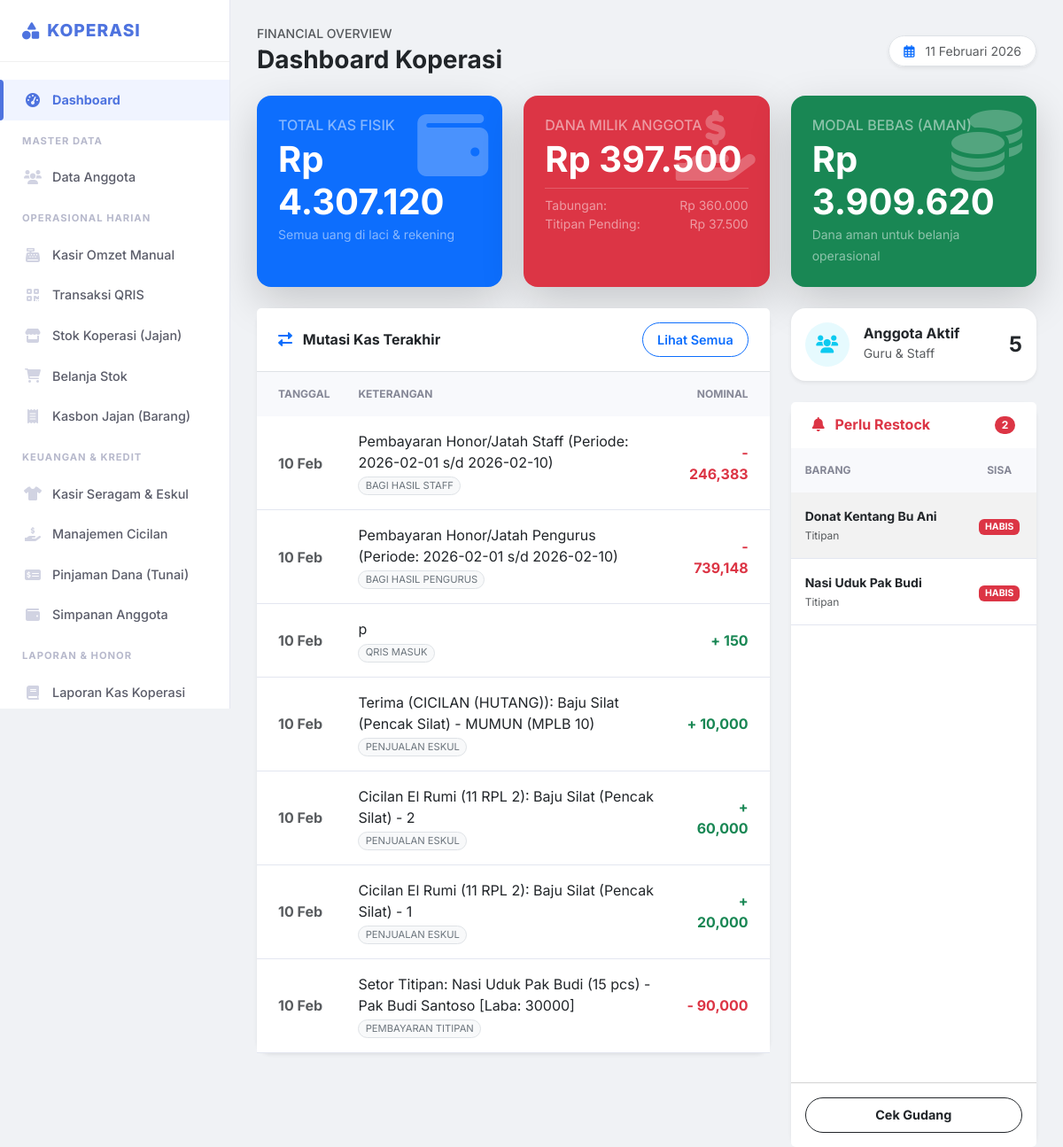
Page /index.php (signed in) on the earlier database version.
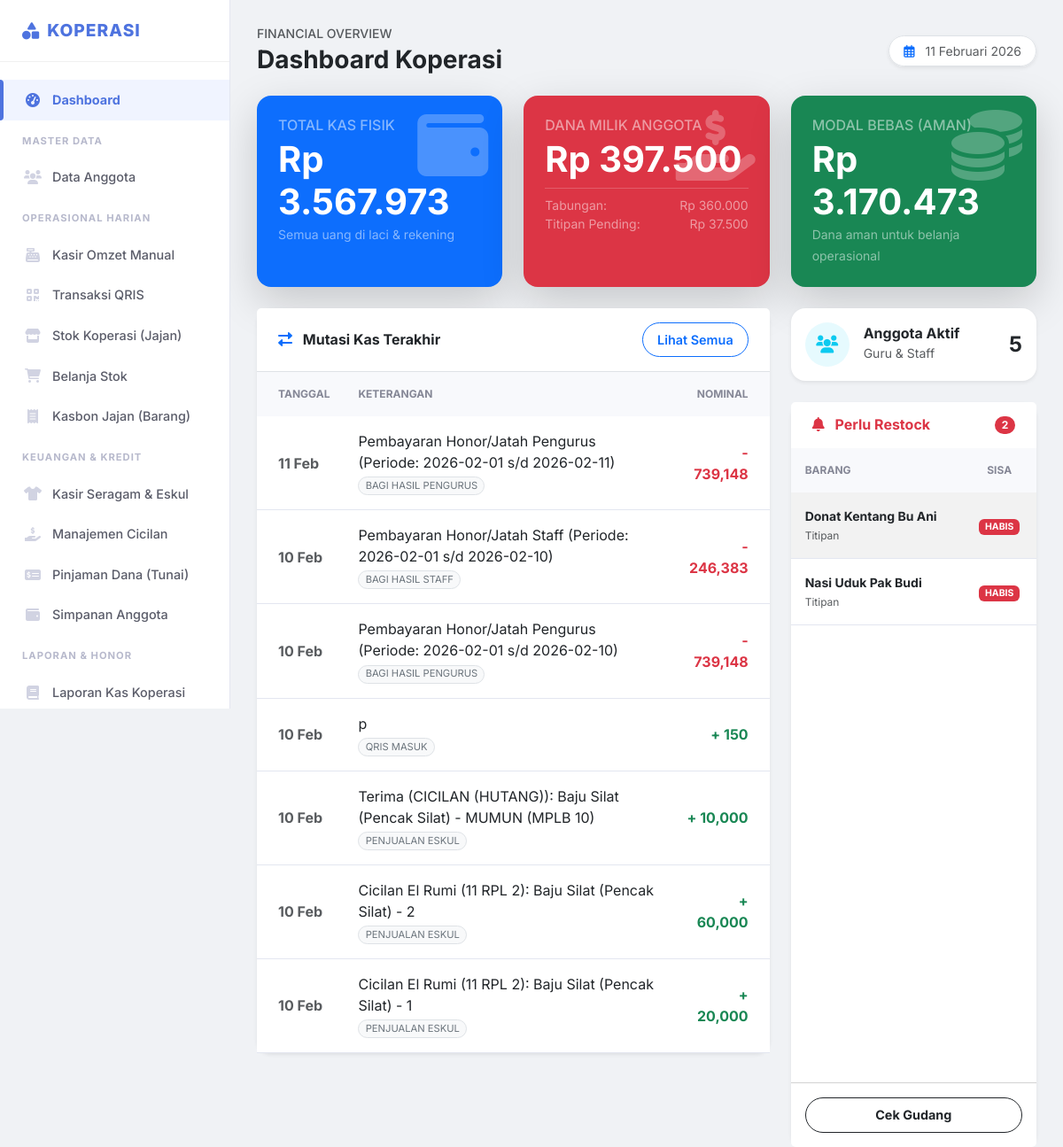
Same page on the later database version.
### tables this page shows
CREATE TABLE `transaksi_kas` (
  `id` int(11) NOT NULL,
  `tanggal` date NOT NULL,
  `kategori` varchar(100) NOT NULL,
  `arus` enum('masuk','keluar') NOT NULL,
  `jumlah` decimal(15,2) NOT NULL,
  `keterangan` text DEFAULT NULL,
  `user_id` int(11) DEFAULT NULL,
  `created_at` timestamp NOT NULL DEFAULT current_timestamp()
);

CREATE TABLE `titipan` (
  `id` int(11) NOT NULL,
  `anggota_id` int(11) NOT NULL,
  `nama_barang` varchar(100) NOT NULL,
  `tanggal_titip` date NOT NULL,
  `stok_awal` int(11) NOT NULL,
  `stok_terjual` int(11) DEFAULT 0,
  `harga_modal` decimal(15,2) NOT NULL,
  `harga_jual` decimal(15,2) NOT NULL,
  `status_bayar` enum('belum','lunas') DEFAULT 'belum',
  `created_at` timestamp NOT NULL DEFAULT current_timestamp()
);

### config/functions.php (called while the page is built, shortened)
<?php
function formatRp($angka){
    return "Rp " . number_format($angka, 0, ',', '.');
}
function tglIndo($tanggal){
    $bulan = array (
        1 => 'Januari', 'Februari', 'Maret', 'April', 'Mei', 'Juni',
        'Juli', 'Agustus', 'September', 'Oktober', 'November', 'Desember'
    );
    $pecahkan = explode('-', $tanggal);
    return $pecahkan[2] . ' ' . $bulan[ (int)$pecahkan[1] ] . ' ' . $pecahkan[0];
}
?>

### pages/dashboard.php (the view, shortened to what the changed rows need)
<?php
$q_kas = $pdo->query("SELECT SUM(CASE WHEN arus = 'masuk' THEN jumlah ELSE -jumlah END) as saldo FROM transaksi_kas")->fetch();
$kas_fisik = $q_kas['saldo'] ?? 0;
$q_simp = $pdo->query("SELECT SUM(CASE WHEN tipe_transaksi='setor' THEN jumlah ELSE -jumlah END) as saldo FROM simpanan")->fetch();
$total_tabungan = $q_simp['saldo'] ?? 0;
$q_titip = $pdo->query("SELECT SUM(stok_terjual * harga_modal) as hutang FROM titipan")->fetch();
$hutang_titipan = $q_titip['hutang'] ?? 0;
$total_kewajiban = $total_tabungan + $hutang_titipan;
$dana_bebas = $kas_fisik - $total_kewajiban;
$q_anggota = $pdo->query("SELECT COUNT(*) as total FROM anggota WHERE status_aktif=1")->fetch();
$jml_anggota = $q_anggota['total'];
$limit_stok = 5;
$stok_menipis_list = [];
try {
    $sql = "SELECT id, nama_barang as nama, 'Koperasi' as jenis, stok as sisa FROM stok_koperasi WHERE stok <= $limit_stok";
    $stok_menipis_list = array_merge($stok_menipis_list, $pdo->query($sql)->fetchAll());
} catch (Exception $e) {}
try {
    $sql = "SELECT id, nama_barang as nama, 'Titipan' as jenis, (stok_awal - stok_terjual) as sisa FROM titipan WHERE (stok_awal - stok_terjual) <= $limit_stok";
    $stok_menipis_list = array_merge($stok_menipis_list, $pdo->query($sql)->fetchAll());
} catch (Exception $e) {}
$total_alert = count($stok_menipis_list);
$recent_trx = $pdo->query("SELECT * FROM transaksi_kas ORDER BY tanggal DESC, id DESC LIMIT 7")->fetchAll();
?>
<div class="d-flex justify-content-between align-items-center mb-4">
    <div>
        <h6 class="text-muted text-uppercase small ls-1 mb-1">Financial Overview</h6>
        <h2 class="h3 fw-bold mb-0 text-dark">Dashboard Koperasi</h2>
    </div>
    <div class="d-none d-md-block">
        <span class="bg-white px-3 py-2 rounded-pill shadow-sm text-muted small border">
            <i class="far fa-calendar-alt me-2 text-primary"></i> <?= tglIndo(date('Y-m-d')) ?>
        </span>
    </div>
</div>
<div class="row g-4 mb-4">
    <div class="col-xl-4 col-md-6">
        <div class="card bg-primary text-white h-100 overflow-hidden border-0 shadow-lg rounded-4">
            <div class="card-body position-relative p-4">
                <div class="position-absolute top-0 end-0 opacity-25 m-3"><i class="fas fa-wallet fa-5x"></i></div>
                <h6 class="text-uppercase text-white-50 ls-1 mb-1">Total Kas Fisik</h6>
                <h2 class="display-6 fw-bold mb-0"><?= formatRp($kas_fisik) ?></h2>
                <small class="text-white-50">Semua uang di laci & rekening</small>
            </div>
        </div>
    </div>
    <div class="col-xl-4 col-md-6">
        <div class="card bg-danger text-white h-100 overflow-hidden border-0 shadow-lg rounded-4">
            <div class="card-body position-relative p-4">
                <div class="position-absolute top-0 end-0 opacity-25 m-3"><i class="fas fa-hand-holding-usd fa-5x"></i></div>
                <h6 class="text-uppercase text-white-50 ls-1 mb-1">Dana Milik Anggota</h6>
                <h2 class="display-6 fw-bold mb-0"><?= formatRp($total_kewajiban) ?></h2>
                <div class="mt-2 small text-white-50 border-top pt-2" style="border-color: rgba(255,255,255,0.2) !important;">
                    <div class="d-flex justify-content-between">
                        <span>Tabungan:</span> <span><?= formatRp($total_tabungan) ?></span>
                    </div>
                    <div class="d-flex justify-content-between">
                        <span>Titipan Pending:</span> <span><?= formatRp($hutang_titipan) ?></span>
                    </div>
                </div>
            </div>
        </div>
    </div>
    <div class="col-xl-4 col-md-6">
        <div class="card bg-success text-white h-100 overflow-hidden border-0 shadow-lg rounded-4">
            <div class="card-body position-relative p-4">
                <div class="position-absolute top-0 end-0 opacity-25 m-3"><i class="fas fa-coins fa-5x"></i></div>
                <h6 class="text-uppercase text-white-50 ls-1 mb-1">Modal Bebas (Aman)</h6>
                <h2 class="display-6 fw-bold mb-0"><?= formatRp($dana_bebas) ?></h2>
                <small class="text-white-50">Dana aman untuk belanja operasional</small>
            </div>
        </div>
    </div>
</div>
<div class="row g-4">
    <div class="col-lg-8">
        <div class="card h-100 border-0 shadow-sm rounded-4">
            <div class="card-header bg-white py-3 border-bottom d-flex justify-content-between align-items-center">
                <h6 class="fw-bold text-dark m-0"><i class="fas fa-exchange-alt me-2 text-primary"></i> Mutasi Kas Terakhir</h6>
                <a href="kas/laporan_kas" class="btn btn-sm btn-outline-primary rounded-pill px-3">Lihat Semua</a>
            </div>
            <div class="table-responsive">
                <table class="table table-hover align-middle mb-0">
                    <thead class="bg-light">
                        <tr>
                            <th class="ps-4">Tanggal</th>
                            <th>Keterangan</th>
                            <th class="text-end pe-4">Nominal</th>
                        </tr>
                    </thead>
                    <tbody>
                        <?php foreach($recent_trx as $row): ?>
                        <tr>
                            <td class="ps-4 text-muted fw-bold"><?= date('d M', strtotime($row['tanggal'])) ?></td>
                            <td>
                                <span class="d-block text-dark"><?= htmlspecialchars($row['keterangan']) ?></span>
                                <span class="badge bg-light text-secondary border rounded-pill fw-normal" style="font-size: 0.7rem;">
                                    <?= strtoupper(str_replace('_', ' ', $row['kategori'])) ?>
                                </span>
                            </td>
                            <td class="text-end pe-4">
                                <?php if($row['arus'] == 'masuk'): ?>
                                    <span class="text-success fw-bold">+ <?= number_format($row['jumlah']) ?></span>
                                <?php else: ?>
                                    <span class="text-danger fw-bold">- <?= number_format($row['jumlah']) ?></span>
                                <?php endif; ?>
                            </td>
                        </tr>
                        <?php endforeach; ?>
                    </tbody>
                </table>
            </div>
        </div>
    </div>
    <div class="col-lg-4">
        <div class="card border-0 shadow-sm rounded-4 mb-4">
            <div class="card-body">
                <div class="d-flex align-items-center">
                    <div class="flex-shrink-0">
                        <div class="bg-info bg-opacity-10 text-info rounded-circle d-flex align-items-center justify-content-center" style="width: 50px; height: 50px;">
                            <i class="fas fa-users fa-lg"></i>
                        </div>
                    </div>
                    <div class="flex-grow-1 ms-3">
                        <h6 class="mb-0 fw-bold">Anggota Aktif</h6>
                        <small class="text-muted">Guru & Staff</small>
                    </div>
                    <div class="fw-bold fs-4 text-dark"><?= $jml_anggota ?></div>
                </div>
            </div>
        </div>
        <div class="card h-100 border-0 shadow-sm rounded-4">
            <div class="card-header bg-white py-3 border-bottom-0 d-flex justify-content-between align-items-center">
                <h6 class="fw-bold text-danger m-0"><i class="fas fa-bell me-2"></i> Perlu Restock</h6>
                <span class="badge bg-danger rounded-pill"><?= $total_alert ?></span>
            </div>
            <div class="card-body p-0">
                <?php if($total_alert > 0): ?>
                <div class="table-responsive" style="max-height: 300px;">
                    <table class="table table-striped table-hover mb-0 small">
                        <thead class="bg-light text-muted">
                            <tr>
                                <th class="ps-3">Barang</th>
                                <th class="text-center pe-3">Sisa</th>
                            </tr>
                        </thead>
                        <tbody>
                            <?php foreach($stok_menipis_list as $brg): ?>
                            <tr>
                                <td class="ps-3">
                                    <span class="fw-bold d-block text-dark"><?= htmlspecialchars($brg['nama']) ?></span>
                                    <span class="text-muted" style="font-size: 0.75rem;"><?= $brg['jenis'] ?></span>
                                </td>
                                <td class="text-center pe-3">
                                    <?php if($brg['sisa'] <= 0): ?>
                                        <span class="badge bg-danger">HABIS</span>
                                    <?php else: ?>
                                        <span class="fw-bold text-danger"><?= $brg['sisa'] ?></span>
                                    <?php endif; ?>
                                </td>
                            </tr>
                            <?php endforeach; ?>
                        </tbody>
                    </table>
                </div>
                <?php endif; ?>
            </div>
            <div class="card-footer bg-white text-center p-3">
                <div class="d-grid gap-2">
                    <a href="inventory/stok_koperasi" class="btn btn-outline-dark btn-sm rounded-pill fw-bold">Cek Gudang</a>
                </div>
            </div>
        </div>
    </div>
</div>

Differences in the rows shown:
no longer on this page (row unchanged): transaksi_kas: tanggal "10 Feb", keterangan "Setor Titipan: Nasi Uduk Pak Budi (15 pcs) - Pak Budi Santoso [Laba: 30000]", kategori "PEMBAYARAN TITIPAN", jumlah "90,000"
added transaksi_kas: tanggal "11 Feb", keterangan "Pembayaran Honor/Jatah Pengurus (Periode: 2026-02-01 s/d 2026-02-11)", kategori "BAGI HASIL PENGURUS", jumlah "739,148"
Other differences:
formatRp($kas_fisik): "Rp 4.307.120" → "Rp 3.567.973"
formatRp($dana_bebas): "Rp 3.909.620" → "Rp 3.170.473"
